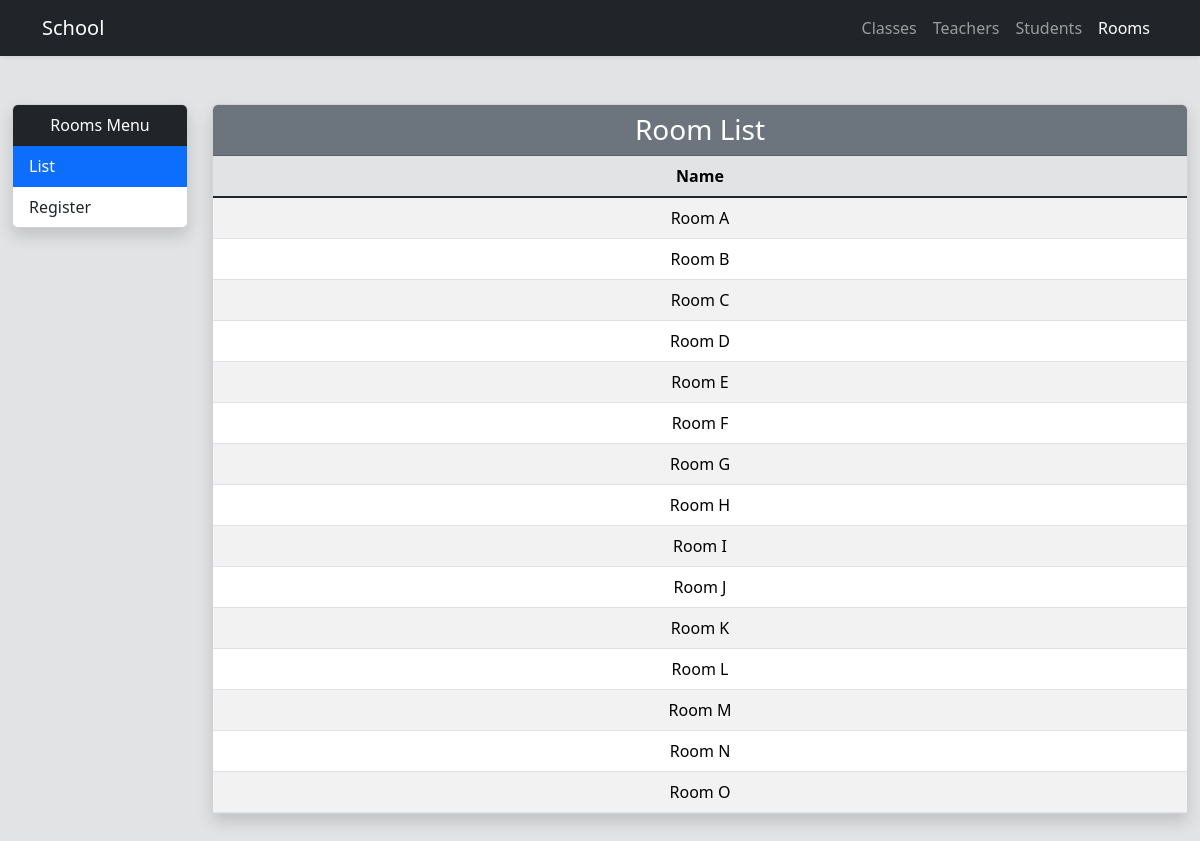
The page /index.php?action=showAllRooms on the database its author committed.
### tables this page shows
CREATE TABLE rooms (
  id BIGINT UNSIGNED AUTO_INCREMENT PRIMARY KEY,
  name VARCHAR(45) NOT NULL,
  registered_at TIMESTAMP DEFAULT CURRENT_TIMESTAMP,
  updated_at TIMESTAMP DEFAULT CURRENT_TIMESTAMP ON UPDATE CURRENT_TIMESTAMP
);

### controller/AbstractBase.php (called while the page is built, shortened)
<?php
    abstract class AbstractBase {
        protected $template = '';
        public function run($action) {
            $methodName = $action . 'Action';
            if (method_exists($this, $methodName)) {
                $this->$methodName();
            } else {
                $this->render404();
            }
            $this->render();
        }
        protected function setTemplate($template, $controller = null) {
            if (empty($controller)) {
                $controller = get_class($this);
            }
            $this->template = "view/$controller/$template.tpl.php";
        }
        protected function getTemplate() {
            return $this->template;
        }
        protected function render() {
            require_once $this->getTemplate();
        }
    }
?>

### model/entities/DatabaseConnect.php (called while the page is built, shortened)
<?php
    class DatabaseConnect {
        private static $database = null;
        public static function getDatabase() {
            if (self::$database === null) {
                try {
                    self::$database = new PDO(
                        'mysql:host=localhost;port=8889;dbname=school_administration',
                        'root',
                        'root'
                    );
                    self::$database->setAttribute(PDO::ATTR_ERRMODE, PDO::ERRMODE_EXCEPTION);
                } catch (PDOException $error) {
                    echo $error->getMessage();
                }
            }
            return self::$database;
        }
    }
?>

### model/function.inc.php (called while the page is built, shortened)
<?php
    function autoloadControllers($controllerName) {
        $controllerFile = 'controller/' . $controllerName . '.php';
    }
    function autoloadEntities($entityName) {
        $entityFile = 'model/entities/' . $entityName . '.php';
    }
?>

### model/traits/ActiveRecordable.php (called while the page is built, shortened)
<?php
    trait ActiveRecordable {
        protected static function investigateTable() {
            $table = strtolower(static::class);
            return $table;
        }
    }
?>

### model/traits/Findable.php (called while the page is built, shortened)
<?php
    trait Findable {
        public static function fetchAllFromDatabase() {
            $sql = vsprintf(
                'SELECT * FROM %s',
                [self::investigateTable()]
            );
            $query = DatabaseConnect::getDatabase()->query($sql);
            $query->setFetchMode(PDO::FETCH_CLASS, static::class);
            return $query->fetchAll();
        }
    }
?>

### controller/IndexController.php (called while the page is built, shortened)
<?php
    class IndexController extends AbstractBase {
        public function showAllRoomsAction() {
            $this->addContext("room_list", Rooms::fetchAllFromDatabase());
        }
    }
?>

### model/entities/Rooms.php (called while the page is built, shortened)
<?php
    class Rooms {
        private String $name = "";
        public function getName() {
            return $this->name;
        }
    }
?>

### view/IndexController/showAllRoomsAction.tpl.php (the view, shortened to what this page needs)
<!DOCTYPE html>
<html lang="en">
<head>
    <link href="https://cdn.jsdelivr.net/npm/bootstrap@5.3.2/dist/css/bootstrap.min.css" rel="stylesheet">
</head>
<body class="bg-secondary-subtle">
    <nav class="navbar navbar-expand-lg navbar-dark bg-dark shadow-sm">
        <div class="container">
            <a class="navbar-brand">School</a>
            <div class="navbar-nav ms-auto">
                <a class="nav-link" href="index.php?action=showAllClasses">Classes</a>
                <a class="nav-link" href="index.php?action=showAllTeachers">Teachers</a>
                <a class="nav-link" href="index.php?action=showAllStudents">Students</a>
                <a class="nav-link active" href="#">Rooms</a>
            </div>
        </div>
    </nav>
    <div class="container-fluid py-5">
        <div class="row">
            <div class="col-md-3 col-lg-2 mb-4">
                <div class="card shadow">
                    <div class="card-header bg-dark text-white text-center">
                        Rooms Menu
                    </div>
                    <div class="list-group list-group-flush">
                        <a href="#"
                            class="list-group-item list-group-item-action active">
                            List
                        </a>
                        <a href="#"
                            class="list-group-item list-group-item-action">
                            Register
                        </a>
                    </div>
                </div>
            </div>
            <div class="col-md-9 col-lg-10">
                <div class="card shadow">
                    <div class="card-header bg-secondary text-white text-center">
                        <h3 class="mb-0">Room List</h3>
                    </div>
                    <div class="card-body p-0">
                        <table class="table table-striped table-hover mb-0 text-center">
                            <thead class="table-secondary">
                                <tr>
                                    <th>Name</th>
                                </tr>
                            </thead>
                            <tbody class="table-group-divider">
                                <?php foreach ($room_list as $room) { ?>
                                    <tr>
                                        <td><?= $room->getName(); ?></td>
                                    </tr>
                                <?php } ?>
                            </tbody>
                        </table>
                    </div>
                </div>
            </div>
        </div>
    </div>
</body>
</html>

### rows shown on the page
rooms: name "Room A"
rooms: name "Room B"
rooms: name "Room C"
rooms: name "Room D"
rooms: name "Room E"
rooms: name "Room F"
rooms: name "Room G"
rooms: name "Room H"
rooms: name "Room I"
rooms: name "Room J"
rooms: name "Room K"
rooms: name "Room L"
rooms: name "Room M"
rooms: name "Room N"
rooms: name "Room O"
